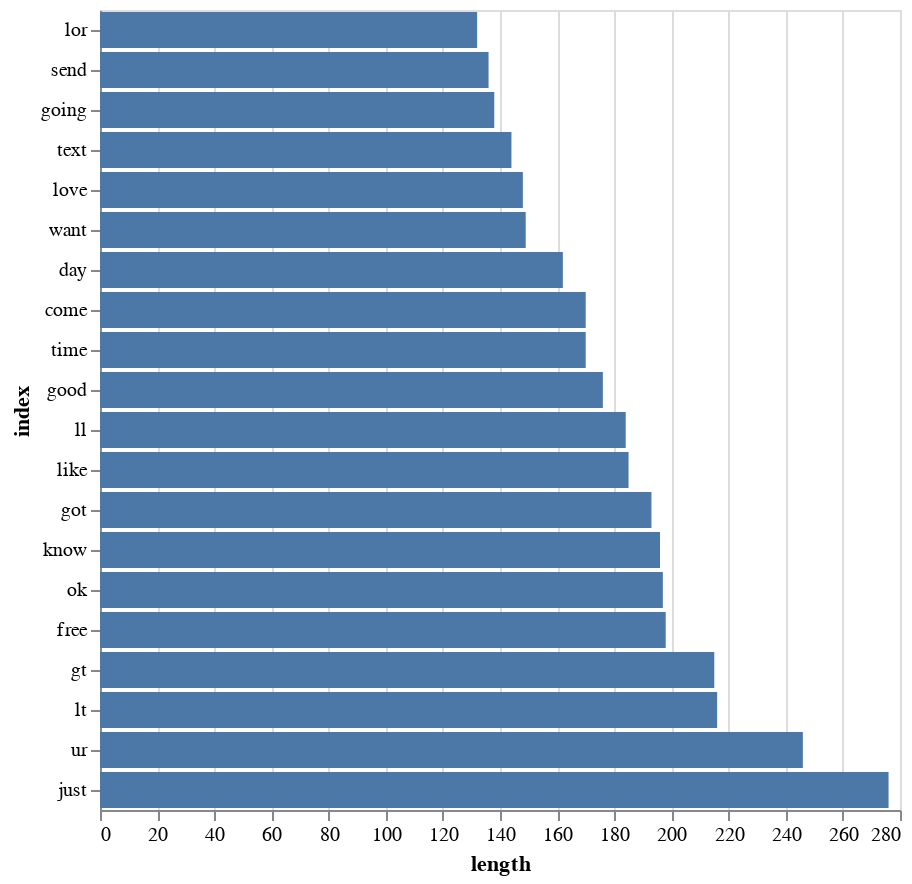

Source (notebook cell):
### Code cell
word_freq = count.T
word_freq['length'] = word_freq.sum(axis=1)
word_freq = pd.DataFrame(word_freq.loc[:, 'length']).reset_index()
word_freq = word_freq.sort_values(['length'], ascending=False)

import altair as alt
alt.Chart(word_freq.iloc[0:20,:]).mark_bar().encode(
y=alt.Y('index', sort='x'),
x='length')

### Figure 1 — Vega-Lite specification as saved in the notebook (floating-point values rounded to 4 significant figures)
{"config": {"view": {"continuousWidth": 400, "continuousHeight": 300}}, "data": {"name": "data-4a34f0f8813a6991599f9811fa244f64"}, "mark": "bar", "encoding": {"x": {"type": "quantitative", "field": "length"}, "y": {"type": "nominal", "field": "index", "sort": "x"}}, "$schema": "https://vega.github.io/schema/vega-lite/v4.8.1.json", "datasets": {"data-4a34f0f8813a6991599f9811fa244f64": [{"index": "just", "length": 276}, {"index": "ur", "length": 246}, {"index": "lt", "length": 216}, {"index": "gt", "length": 215}, {"index": "free", "length": 198}, {"index": "ok", "length": 197}, {"index": "know", "length": 196}, {"index": "got", "length": 193}, {"index": "like", "length": 185}, {"index": "ll", "length": 184}, {"index": "good", "length": 176}, {"index": "come", "length": 170}, {"index": "time", "length": 170}, {"index": "day", "length": 162}, {"index": "want", "length": 149}, {"index": "love", "length": 148}, {"index": "text", "length": 144}, {"index": "going", "length": 138}, {"index": "send", "length": 136}, {"index": "lor", "length": 132}]}}
